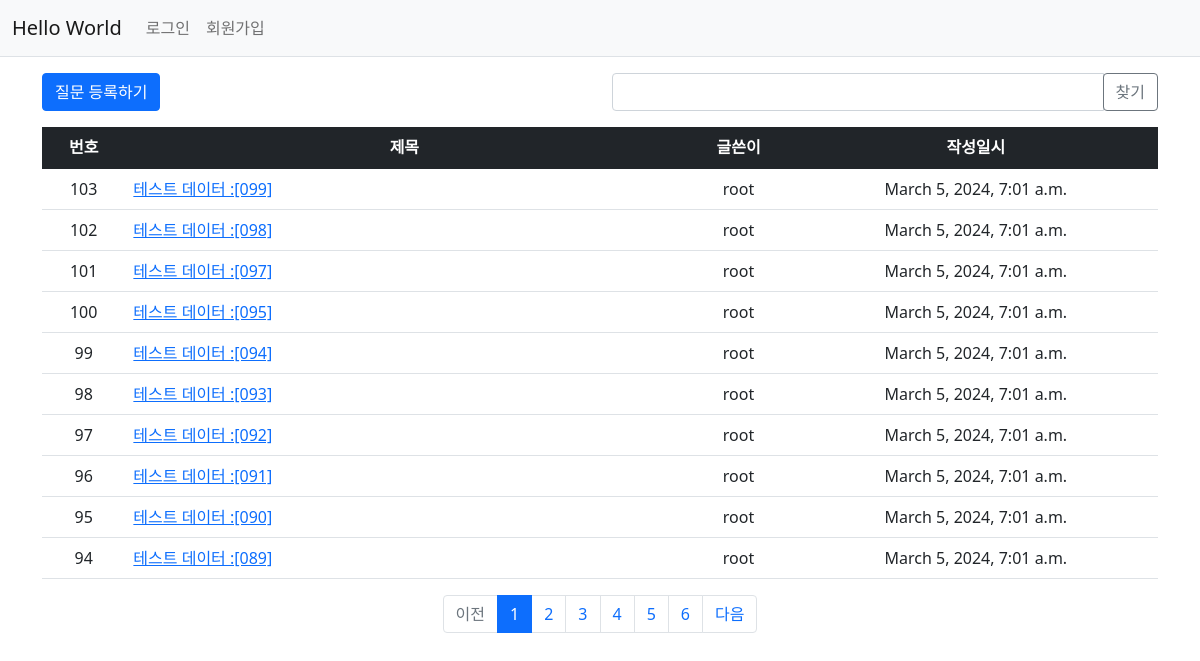
Screenshot of /pybo/ with the database file from the repository.
### pybo/models.py (models this page shows, shortened)
class Question(models.Model):
    subject = models.CharField(max_length=200)   # 질문의 제목
    content = models.TextField()   #질문의 내용
    create_date = models.DateTimeField()   # 질문 날짜
    author = models.ForeignKey(User, on_delete=models.CASCADE, related_name='author_question')  # 작성자
    modify_date = models.DateTimeField(null=True, blank=True)   # 수정 일시
    voter = models.ManyToManyField(User, related_name='voter_question')   #추천인 추가 - 다대다(N:N) 관계

### pybo/views/base_views.py (the view, shortened to what this page needs)
# urls.py: path("", base_views.index, name='index'),   #'/' 로그인성공시 해당되는 path
def index(request):
    page = request.GET.get('page', '1')  # 페이지
    kw = request.GET.get('kw', '')  #검색어
    question_list = Question.objects.order_by("-create_date")   #order_by 조회 결과를 정렬하는 함수, 마이너스 기호는 역순
    paginator = Paginator(question_list, 10)  # 페이지당 10개씩 보이기
    page_obj = paginator.get_page(page)
    context = {"question_list": page_obj, 'page':page, 'kw': kw}
    return render(request, 'pybo/question_list.html', context)  # 질문 목록 출력

### pybo/templatetags/pybo_filter.py (called while the page is built)
@register.filter
def sub(value, arg):
    return value - arg

### templates/pybo/question_list.html (shortened to what this page needs)
{% extends 'base.html' %}
{% load pybo_filter %}
{% block content %}
<div class="container my-3">
        <div class="row my-3">
        <div class="col-6">
            <a href="{% url 'pybo:question_create' %}" class="btn btn-primary">질문 등록하기</a>
        </div>
        <div class="col-6">
            <div class="input-group">
                <input type="text" id="search_kw" class="form-control" value="{{ kw|default_if_none:'' }}">
                <div class="input-group-append">
                    <button class="btn btn-outline-secondary" type="button" id="btn_search">찾기</button>
                </div>
            </div>
        </div>
    </div>
    <table class="table">
        <thead>
        <tr class="text-center table-dark">
            <th>번호</th>
            <th style="width:50%">제목</th>
            <th>글쓴이</th>
            <th>작성일시</th>
        </tr>
        </thead>
        <tbody>
        {% if question_list %}
        {% for question in question_list %}
        <tr class="text-center">
            <td>
                {{ question_list.paginator.count|sub:question_list.start_index|sub:forloop.counter0|add:1 }}
            </td>
            <td class="text-start">
                <a href="{% url 'pybo:detail' question.id %}">{{ question.subject }}</a>
            </td>
            <td>{{ question.author.username }}</td>
            <td>{{ question.create_date }}</td>
        </tr>
        {% endfor %}
        {% else %}
        <tr>
            <td colspan="4">질문이 없습니다.</td>
        </tr>
        {% endif %}
        </tbody>
    </table>
    <ul class="pagination justify-content-center">
        {% if question_list.has_previous %}
        <li class="page-item">
        <a class="page-link" data-page="{{ question_list.previous_page_number }}"
           href="javascript:void(0)">이전</a>        </li>
        {% else %}
        <li class="page-item disabled">
            <a class="page-link" tabindex="-1" aria-disabled="true" href="#">이전</a>
        </li>
        {% endif %}
        {% for page_number in question_list.paginator.page_range %}
        {% if page_number >= question_list.number|add:-5 and page_number <= question_list.number|add:5 %}
        {% if page_number == question_list.number %}
        <li class="page-item active" aria-current="page">
        <a class="page-link" data-page="{{ page_number }}"
           href="javascript:void(0)">{{ page_number }}</a>
        </li>
        {% else %}
        <li class="page-item">
        <a class="page-link" data-page="{{ page_number }}"
           href="javascript:void(0)">{{ page_number }}</a>
        </li>
        {% endif %}
        {% endif %}
        {% endfor %}
        {% if question_list.has_next %}
        <li class="page-item">
        <a class="page-link" data-page="{{ question_list.next_page_number }}"
           href="javascript:void(0)">다음</a>
        </li>
        {% else %}
        <li class="page-item disabled">
            <a class="page-link" tabindex="-1" aria-disabled="true" href="#">다음</a>
        </li>
        {% endif %}
    </ul>
</div>
{% endblock %}

### templates/base.html (shortened to what this page needs)
{% load static %}
<!doctype html>
<html lang="ko">
<head>
    <link rel="stylesheet" type="text/css" href="{% static 'bootstrap.min.css' %}">
    <link rel="stylesheet" type="text/css" href="{% static 'style.css' %}">
</head>
<body>
{% include "navbar.html" %}
{% block content %}
{% endblock %}
</body>
</html>

### templates/navbar.html (shortened to what this page needs)
<nav class="navbar navbar-expand-lg navbar-light bg-light border-bottom">
    <div class="container-fluid">
        <a class="navbar-brand" href="{% url 'pybo:index' %}">Hello World</a>
        <div class="collapse navbar-collapse" id="navbarSupportedContent">
            <ul class="navbar-nav me-auto mb-2 mb-lg-0">
                <li class="nav-item">
                    {% if user.is_authenticated %}
                    <a class="nav-link" href="{% url 'common:logout' %}">{{ user.username }} (로그아웃)</a>
                    {% else %}
                    <a class="nav-link" href="{% url 'common:login' %}">로그인</a>
                    {% endif %}
                </li>
                <li>
                    {% if not user.is_authenticated %}
                    <a class="nav-link" href="{% url 'common:signup' %}">회원가입</a>
                    {% endif %}
                </li>
            </ul>
        </div>
    </div>
</nav>

### rows the page displays
Question: paginator.count|sub "103", subject "테스트 데이터 :[099]", author.username "root", create_date "March 5, 2024, 7:01 a.m."
Question: paginator.count|sub "102", subject "테스트 데이터 :[098]", author.username "root", create_date "March 5, 2024, 7:01 a.m."
Question: paginator.count|sub "101", subject "테스트 데이터 :[097]", author.username "root", create_date "March 5, 2024, 7:01 a.m."
Question: paginator.count|sub "100", subject "테스트 데이터 :[095]", author.username "root", create_date "March 5, 2024, 7:01 a.m."
Question: paginator.count|sub "99", subject "테스트 데이터 :[094]", author.username "root", create_date "March 5, 2024, 7:01 a.m."
Question: paginator.count|sub "98", subject "테스트 데이터 :[093]", author.username "root", create_date "March 5, 2024, 7:01 a.m."
Question: paginator.count|sub "97", subject "테스트 데이터 :[092]", author.username "root", create_date "March 5, 2024, 7:01 a.m."
Question: paginator.count|sub "96", subject "테스트 데이터 :[091]", author.username "root", create_date "March 5, 2024, 7:01 a.m."
Question: paginator.count|sub "95", subject "테스트 데이터 :[090]", author.username "root", create_date "March 5, 2024, 7:01 a.m."
Question: paginator.count|sub "94", subject "테스트 데이터 :[089]", author.username "root", create_date "March 5, 2024, 7:01 a.m."

### other values shown
{{ page_number }} "1"
{{ page_number }} "2" "3" "4" "5" "6"
